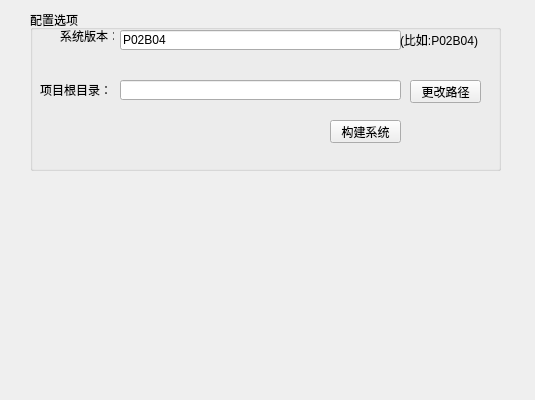
<?xml version="1.0" encoding="UTF-8"?>
<ui version="4.0">
 <class>Widget</class>
 <widget class="QWidget" name="Widget">
  <property name="windowModality">
   <enum>Qt::WindowModal</enum>
  </property>
  <property name="geometry">
   <rect>
    <x>0</x>
    <y>0</y>
    <width>535</width>
    <height>400</height>
   </rect>
  </property>
  <property name="contextMenuPolicy">
   <enum>Qt::NoContextMenu</enum>
  </property>
  <property name="windowTitle">
   <string>6130系统版本构建配置工具</string>
  </property>
  <widget class="QGroupBox" name="groupBox">
   <property name="geometry">
    <rect>
     <x>30</x>
     <y>10</y>
     <width>471</width>
     <height>161</height>
    </rect>
   </property>
   <property name="title">
    <string>配置选项</string>
   </property>
   <widget class="QLineEdit" name="sysverlineEdit">
    <property name="geometry">
     <rect>
      <x>90</x>
      <y>20</y>
      <width>281</width>
      <height>20</height>
     </rect>
    </property>
    <property name="text">
     <string>P02B04</string>
    </property>
   </widget>
   <widget class="QLabel" name="label">
    <property name="geometry">
     <rect>
      <x>30</x>
      <y>20</y>
      <width>54</width>
      <height>12</height>
     </rect>
    </property>
    <property name="text">
     <string>系统版本：</string>
    </property>
   </widget>
   <widget class="QLabel" name="label_3">
    <property name="geometry">
     <rect>
      <x>10</x>
      <y>70</y>
      <width>71</width>
      <height>20</height>
     </rect>
    </property>
    <property name="text">
     <string>项目根目录：</string>
    </property>
   </widget>
   <widget class="QLineEdit" name="prjpathLineEdit">
    <property name="geometry">
     <rect>
      <x>90</x>
      <y>70</y>
      <width>281</width>
      <height>20</height>
     </rect>
    </property>
   </widget>
   <widget class="QPushButton" name="prjpathBtn">
    <property name="geometry">
     <rect>
      <x>380</x>
      <y>70</y>
      <width>71</width>
      <height>23</height>
     </rect>
    </property>
    <property name="text">
     <string>更改路径</string>
    </property>
   </widget>
   <widget class="QLabel" name="label_4">
    <property name="geometry">
     <rect>
      <x>370</x>
      <y>20</y>
      <width>81</width>
      <height>20</height>
     </rect>
    </property>
    <property name="text">
     <string>(比如:P02B04)</string>
    </property>
   </widget>
   <widget class="QPushButton" name="runBtn">
    <property name="geometry">
     <rect>
      <x>300</x>
      <y>110</y>
      <width>71</width>
      <height>23</height>
     </rect>
    </property>
    <property name="text">
     <string>构建系统</string>
    </property>
   </widget>
  </widget>
 </widget>
 <layoutdefault spacing="6" margin="11"/>
 <resources/>
 <connections/>
</ui>
